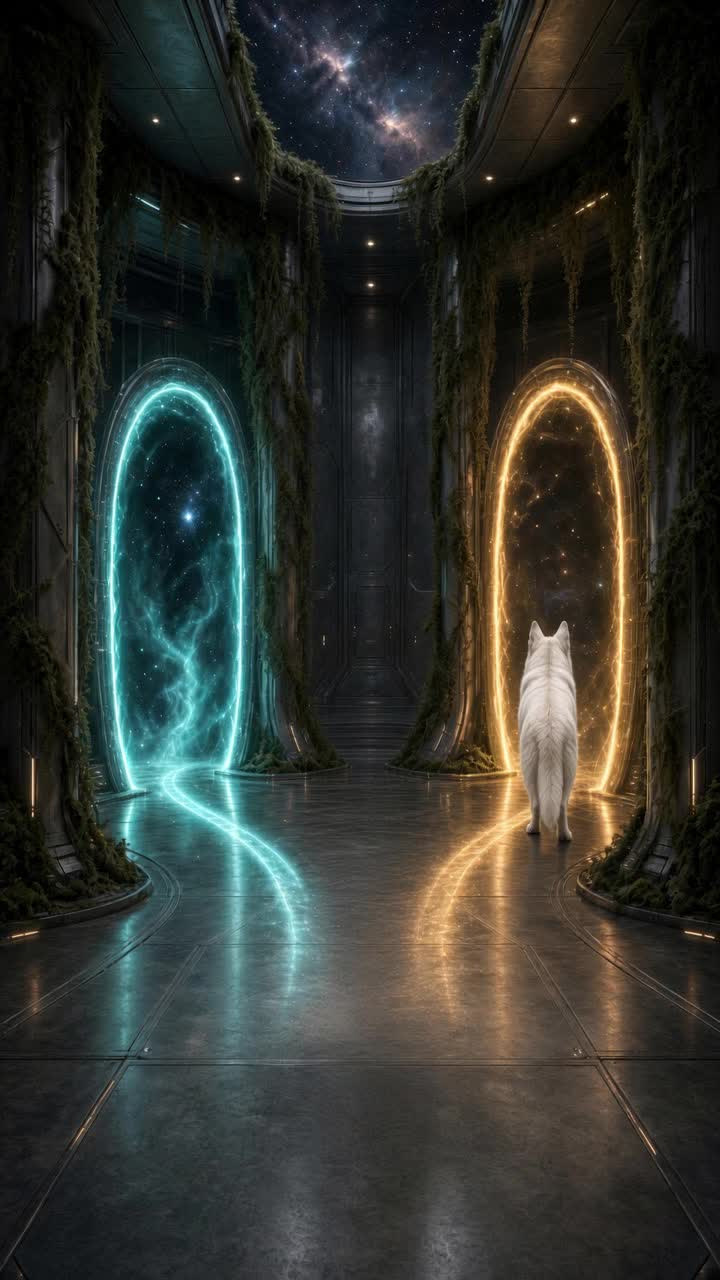
#> input picture .smoke/example-at-b-tiny/still.jpg, 720 x 1280 px
$ python repetition.py ../../.smoke/example-at-b-tiny/still.jpg
#> lines starting #> are read from the running program, lines starting #| are printed output that depends on the picture
"""Cornice-underside repetition gate.

High-passed (sigma 4 px) normalised autocorrelation. A tiled texture shows a
secondary peak > 0.5 more than 12 px from the centre. Do not loosen either number.
"""
import json
import sys
import numpy as np
from PIL import Image
from scipy import ndimage as ndi

SIGMA = 4
MIN_RADIUS_PX = 12
PEAK_MAX = 0.5


def secondary_peak(P, M, sigma=SIGMA, min_r=MIN_RADIUS_PX):
    P = np.asarray(P, np.float32)
    M = np.asarray(M, bool)
    Q = np.where(M, P - ndi.gaussian_filter(P, sigma), 0)
    Fq = np.fft.fft2(Q, s=(2 * Q.shape[0], 2 * Q.shape[1]))
    ac = np.fft.fftshift(np.real(np.fft.ifft2(Fq * np.conj(Fq))))
    cy, cx = np.array(ac.shape) // 2
    ac = ac / ac[cy, cx]
    W = np.fft.fftshift(np.real(np.fft.ifft2(np.abs(np.fft.fft2(M.astype(float), s=ac.shape)) ** 2)))
    W = W / W[cy, cx]
    ac = np.where(W > 0.25, ac / np.maximum(W, 1e-6), 0)
    yy, xx = np.mgrid[:ac.shape[0], :ac.shape[1]]
    return float(ac[np.hypot(yy - cy, xx - cx) > min_r].max())


def judge(peak, threshold=PEAK_MAX):
    return {
        "secondaryPeak": round(float(peak), 3),
        "threshold": threshold,
        "minRadiusPx": MIN_RADIUS_PX,
        "pass": bool(peak <= threshold),
    }


def from_image(path):
    im = np.asarray(Image.open(path).convert("L"), np.float32)
    return judge(secondary_peak(im, np.ones(im.shape, bool)))


def main(argv=None):
    a = list(sys.argv[1:] if argv is None else argv)
    if not a or a[0] in ("-h", "--help"):
        print("usage: repetition <image.png> [--out j]", file=sys.stderr)
        return 2
    r = from_image(a[0])
#> in from_image, `im = np.asarray(Image.open(path).convert("L"), np.float32)`:
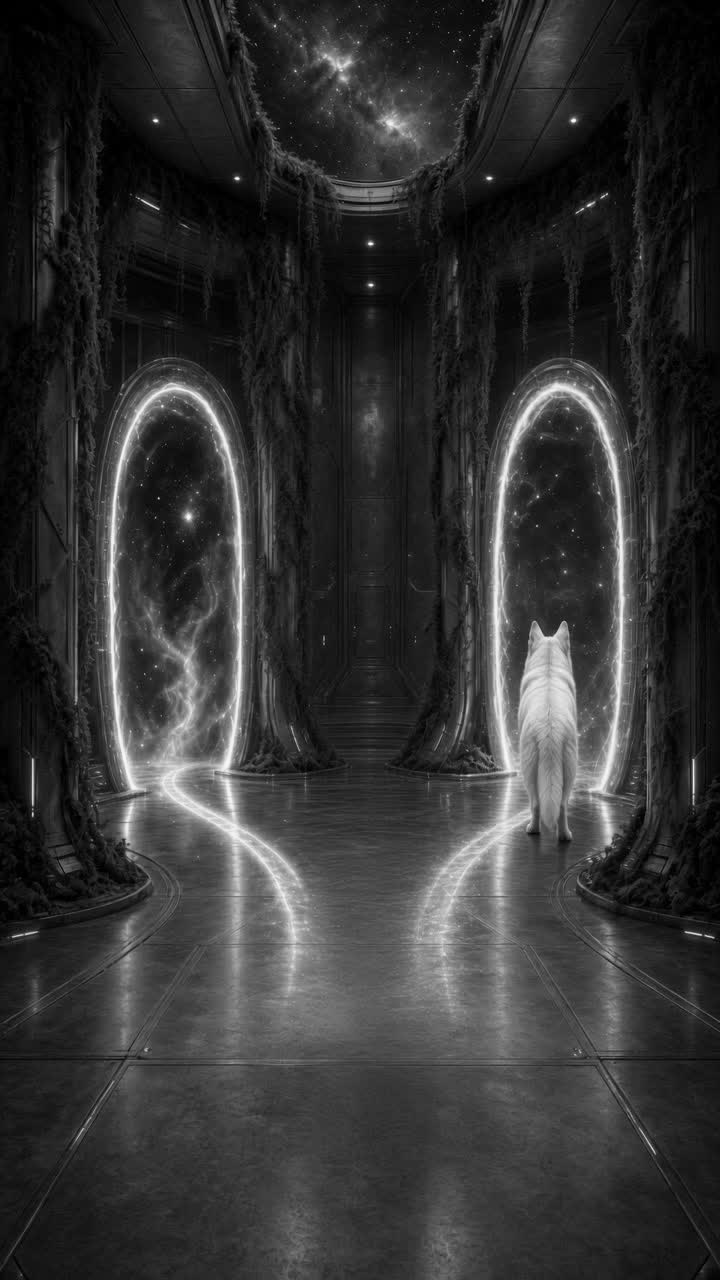
#> im: shape (1280, 720) float32; min 0, max 253, mean 51.5
#> in secondary_peak, `M = np.asarray(M, bool)`: M: shape (1280, 720) bool; every value is 1
#> in secondary_peak, `Q = np.where(M, P - ndi.gaussian_filter(P, sigma), 0)`:
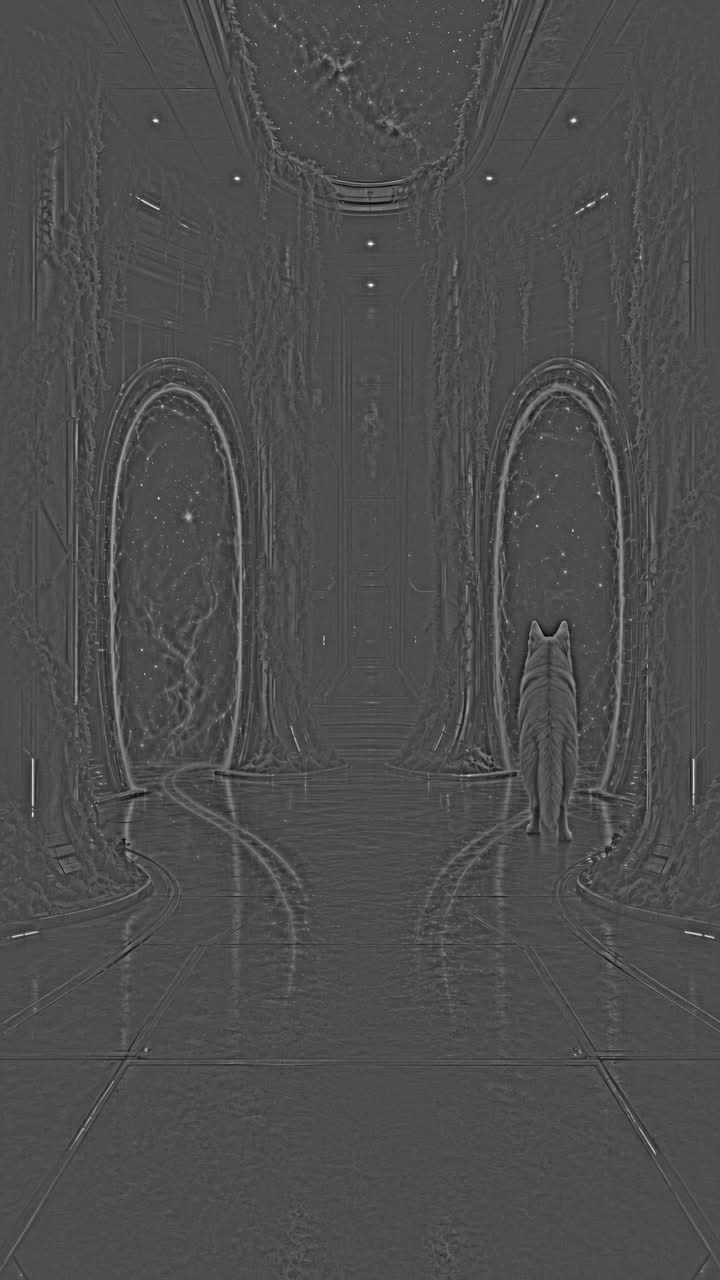
#> Q: shape (1280, 720) float32; min -82.8, max 190.1, mean 0; drawn with min black and max white
#> in secondary_peak, `W = np.fft.fftshift(np.real(np.fft.ifft2(np.abs(np.fft.fft2(M.astype(f..`:
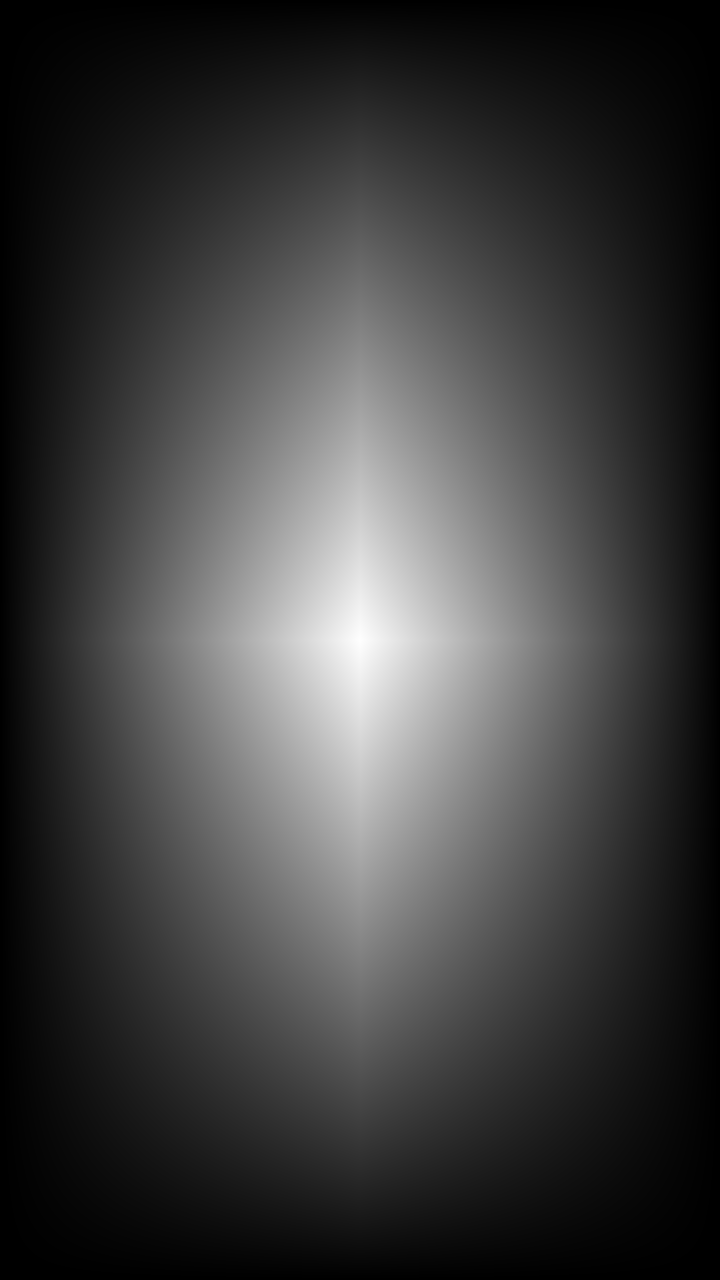
#> W: shape (2560, 1440) float64 (shown at 1/2 size); min -4.19e-10, max 921600, mean 230400; drawn with min black and max white
#> r = {'secondaryPeak': 0.252, 'threshold': 0.5, 'minRadiusPx': 12, 'pass': True}
    if "--out" in a:
        json.dump(r, open(a[a.index("--out") + 1], "w"), indent=1)
    print(json.dumps(r))
#| {"secondaryPeak": 0.252, "threshold": 0.5, "minRadiusPx": 12, "pass": true}
    return 0 if r["pass"] else 1


if __name__ == "__main__":
    sys.exit(main())
#> (the program exits here)
